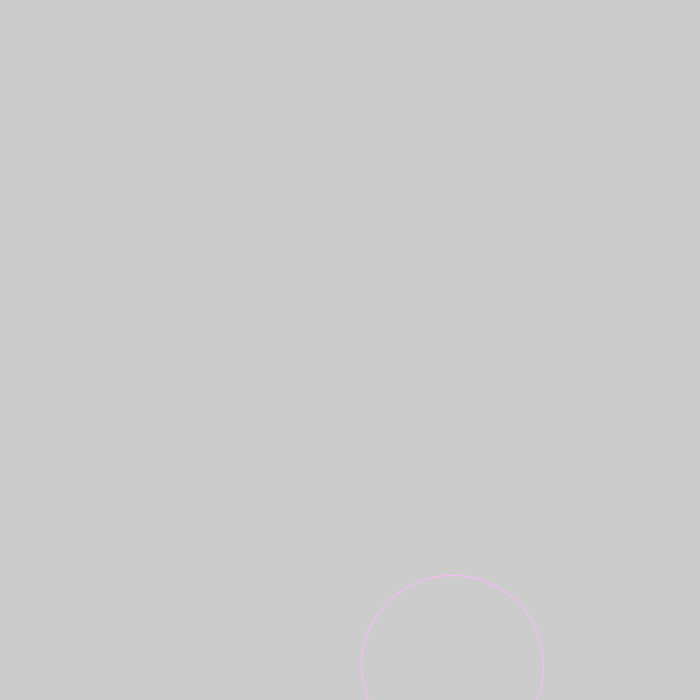
Frame 1 (no input)
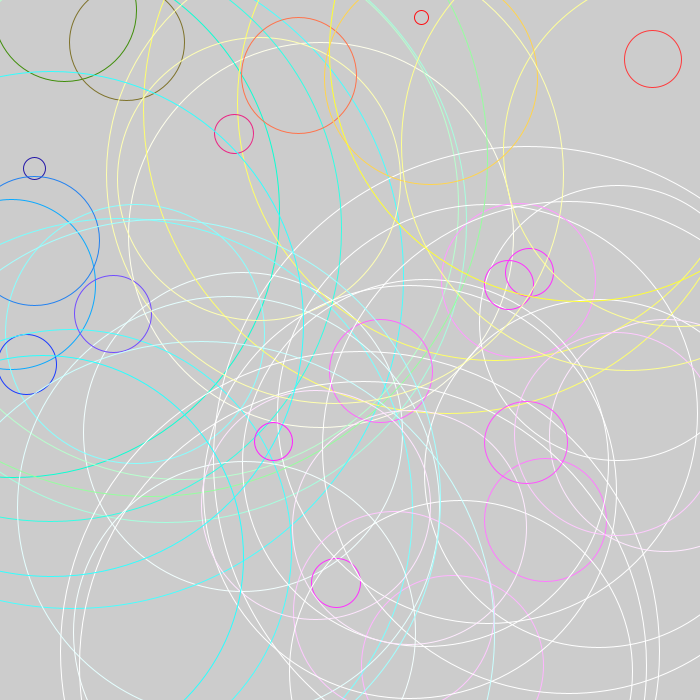
Frame 60 (the mouse pressed at the canvas centre just before this capture)
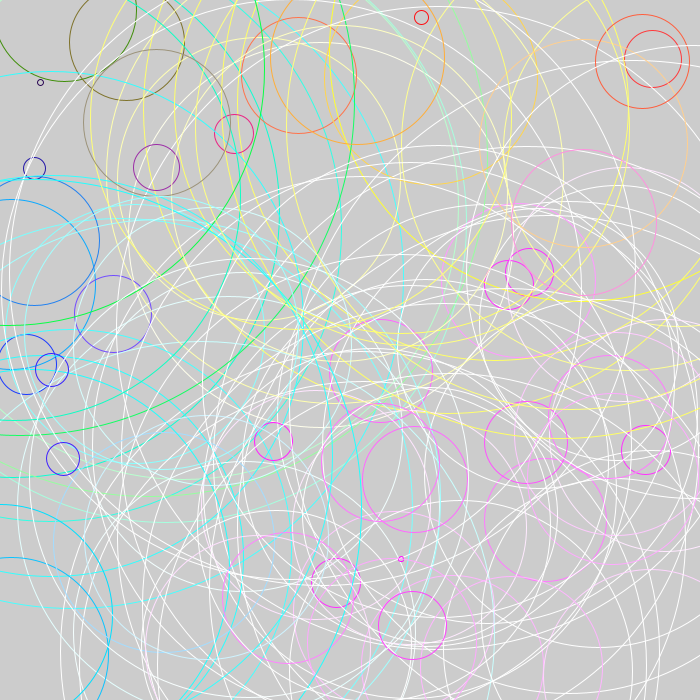
Frame 120 (the mouse held since frame 60 and released just before this capture)

The Processing sketch that drew these frames (run headless with seeded random() and noise(); from frame 60 on, the mouse is pressed at the canvas centre):

// Processing sketch: Ex_2_1_Circles
// ── Ex_2_1_Circles.pde
/* OpenProcessing Tweak of *@*http://www.openprocessing.org/sketch/166407*@* */
/* !do not delete the line above, required for linking your tweak if you upload again */
//This sketch creates random circles of rsndom colours, but eventually fills the page into a 
//palette of colour, with the colours tied into the locations on the canvas

int size = 700;

void setup(){
  size(700,700);
  //set up the canvas size to 200x200px
}

void draw(){
  float r=random(size);
  float r2=random(size);
  float r3=random(size);
  //creates 3 variables and assigns them random numbers at the start of each draw loop
  //these numbers are all from 0 to 200
  noFill();
  //specifies the ellipse to not be filled
  stroke(r,r2,r3);
  //sets the stroke RGB colour based on the random values
  ellipse(r,r3,r2,r2);
  //draws a uniform ellipse of height/width 'r2' in a location on coordinates from r and r3

}
